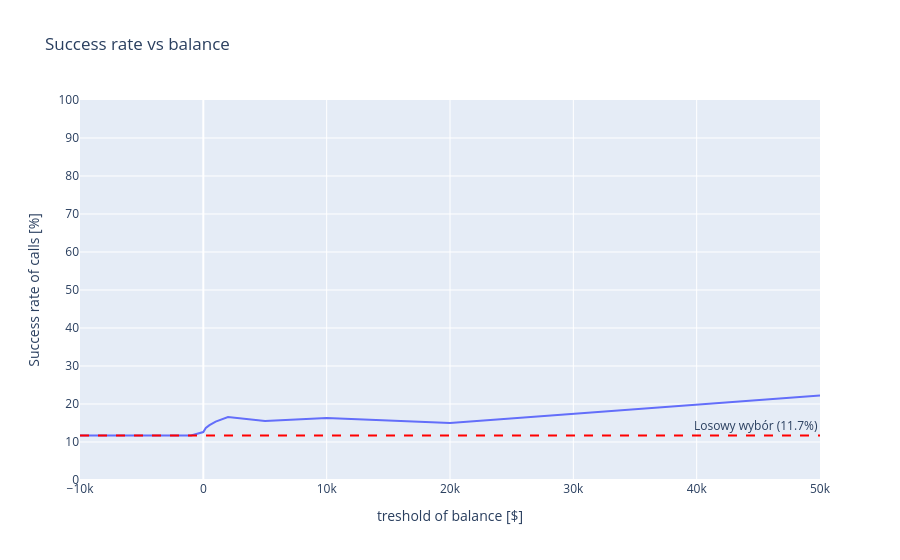

Here is the notebook cell this chart was saved with:
### Markdown cell above
# 4
Powtórz poprzedni punkt dla atrybutu balance. Wyobraź sobie, że przeprowadzasz kampanię
marketingową lokat bankowych. Możesz kontaktować się z losowo wybranymi (z rozkładem
jednostajnym na całych danych) klientami banku, albo jedynie z klientami o saldzie (atrybut
balance) powyżej ustalonego progu (możesz sam ustalić ten próg). Która strategia jest lepsza?
Jaki próg wybrać?

### Code cell
t=500
over_t = fast_banks.filter(pl.col("balance") > t)
count_over = over_t.height
count_over_yes = over_t.filter(pl.col("y")=="yes").height
percent_of_yes = (count_over_yes/count_over)*100





t_values = [-10000,-1000,0, 200, 500, 1000, 2000, 5000, 10000, 20000, 50000]


results = []

for t in t_values:
    over_t = fast_banks.filter(pl.col("balance") > t)
    count_over = over_t.height
    count_over_yes = over_t.filter(pl.col("y")=="yes").height
    percent_of_yes = (count_over_yes/count_over)*100
    results.append({"balance": t,"percent_of_yes": percent_of_yes})
results


df_results = pl.DataFrame(results)
df_results

global_success_rate = fast_banks.select((pl.col("y")=="yes").mean()*100).item()
global_success_rate

fig = px.line(df_results,x="balance",y="percent_of_yes",labels={"balance": "treshold of balance [$]","percent_of_yes" : "Success rate of calls [%]"}, title = "Success rate vs balance")
fig.update_yaxes(range=[0,100],dtick=10)
fig.add_hline(
    y=global_success_rate, 
    line_dash="dash", 
    line_color="red", 
    annotation_text=f"Losowy wybór ({global_success_rate:.1f}%)", 
)
fig.show()

### Figure 1 — Plotly figure (JSON) as saved in the notebook; plotly's stock layout.template omitted (floating-point values rounded to 4 significant figures)
{"data": [{"hovertemplate": "treshold of balance [$]=%{x}<br>Success rate of calls [%]=%{y}<extra></extra>", "legendgroup": "", "line": {"color": "#636efa", "dash": "solid"}, "marker": {"symbol": "circle"}, "mode": "lines", "name": "", "orientation": "v", "showlegend": false, "type": "scatter", "x": [-10000, -1000, 0, 200, 500, 1000, 2000, 5000, 10000, 20000, 50000], "xaxis": "x", "y": [11.7, 11.72, 12.62, 13.68, 14.42, 15.36, 16.57, 15.5, 16.28, 15.03, 22.22], "yaxis": "y"}], "layout": {"annotations": [{"showarrow": false, "text": "Losowy wybór (11.7%)", "x": 1, "xanchor": "right", "xref": "x domain", "y": 11.7, "yanchor": "bottom", "yref": "y"}], "legend": {"tracegroupgap": 0}, "shapes": [{"line": {"color": "red", "dash": "dash"}, "type": "line", "x0": 0, "x1": 1, "xref": "x domain", "y0": 11.7, "y1": 11.7, "yref": "y"}], "title": {"text": "Success rate vs balance"}, "xaxis": {"anchor": "y", "domain": [0, 1], "title": {"text": "treshold of balance [$]"}}, "yaxis": {"anchor": "x", "domain": [0, 1], "dtick": 10, "range": [0, 100], "title": {"text": "Success rate of calls [%]"}}}}
